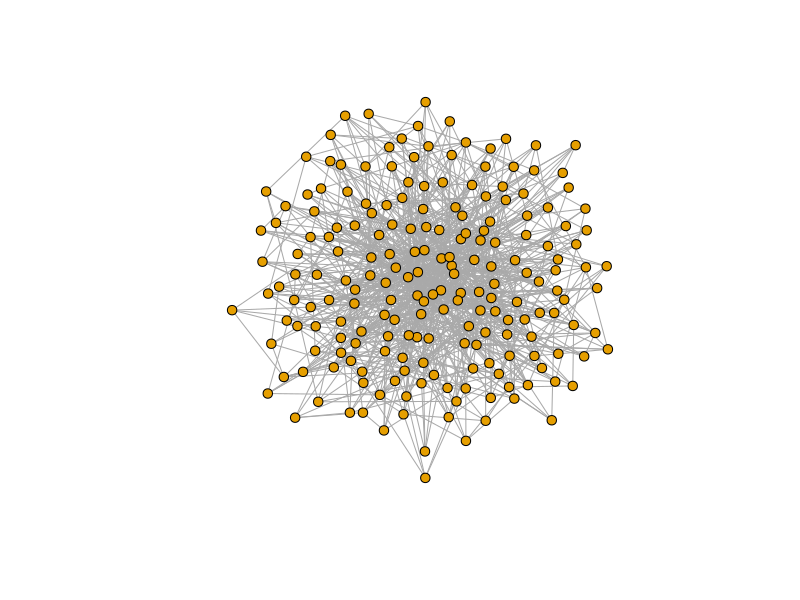
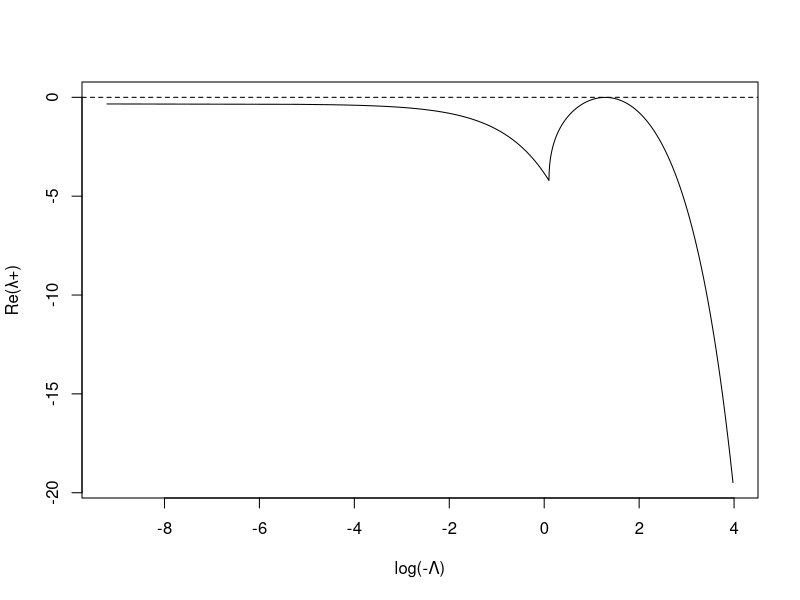
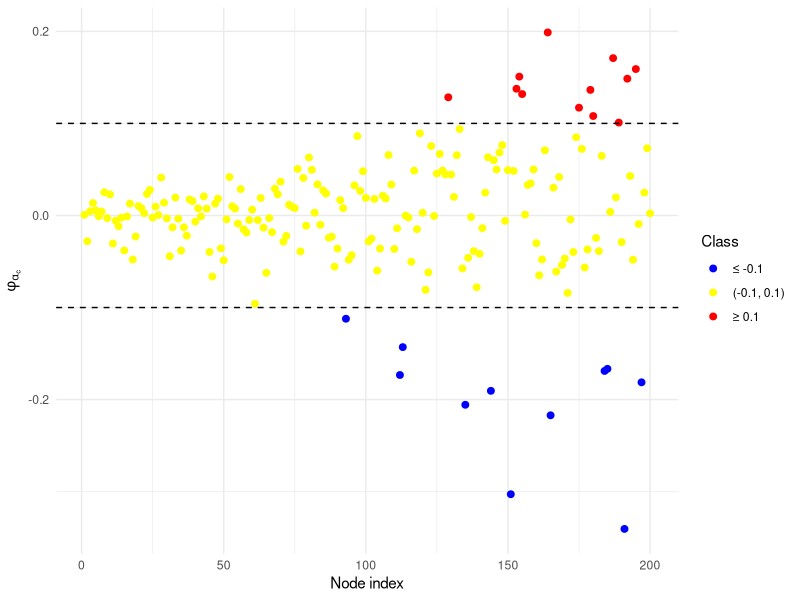
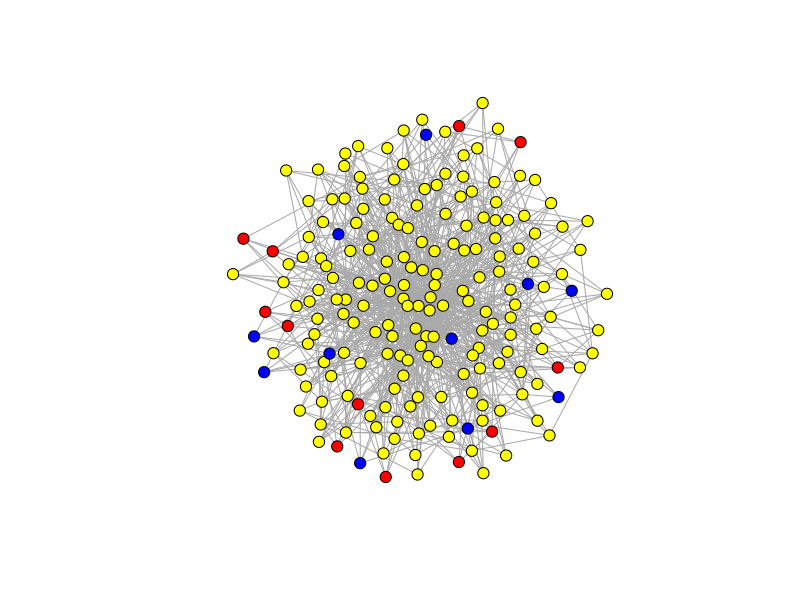
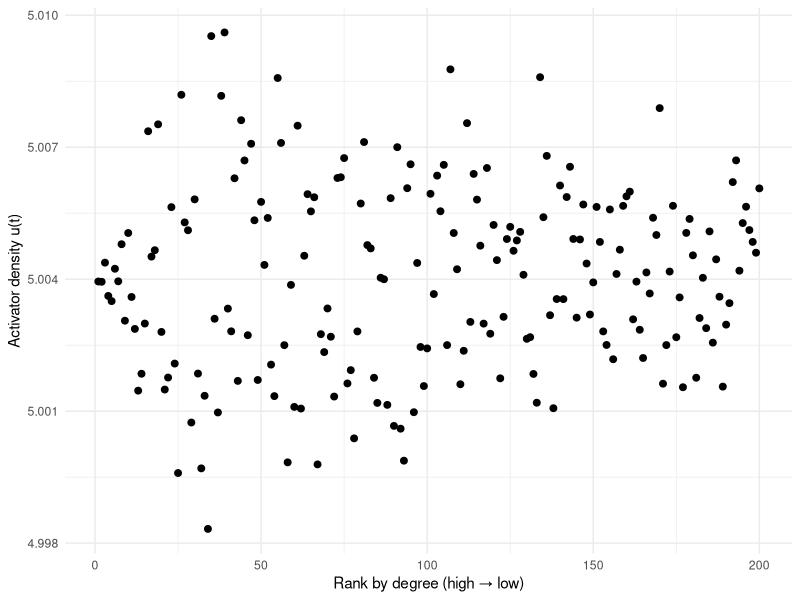
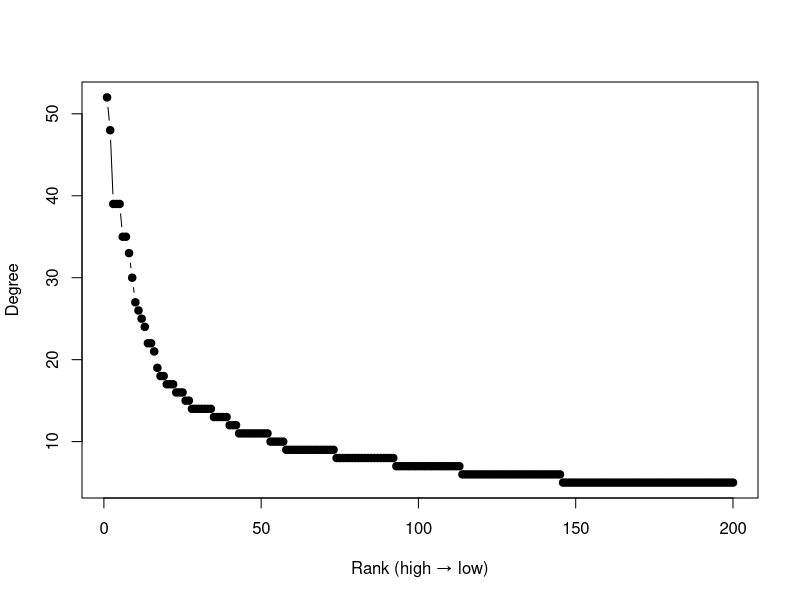

Recreate these plots in R, in order.
suppressPackageStartupMessages({
  library(igraph)
  library(Matrix)
  library(dplyr)
  library(tidyr)
  library(ggplot2)
  library(scales)
})

set.seed(8)

# --- Output dir ---------------------------------------------------------------
out_dir <- "figs"
dir.create(out_dir, showWarnings = FALSE, recursive = TRUE)

# --- Graph --------------------------------------------------------------------
N <- 200
m <- 5
g <- sample_pa(n = N, m = m, directed = FALSE)

A <- as.matrix(as_adjacency_matrix(g, sparse = FALSE))
D <- diag(degree(g))
L <- A - D

# Plot: raw network
png(file.path(out_dir, "01_network_raw.png"), width = 1600, height = 1200, res = 150)
plot(g, vertex.size = 5, vertex.label = NA, edge.arrow.size = 0)
dev.off()

# --- Eigen decomposition -------------------------------------------------------
ev <- eigen(L, symmetric = TRUE)
Lambda_vals <- ev$values       # Laplacian eigenvalues (≤ 0 for this convention)
Phi_vals    <- ev$vectors

# --- Growth-rate (λ+) function & params ---------------------------------------
lambda_plus <- function(Lambda, fu, gv, fv, gu, sigma, eps,
                        complex_ok = TRUE, tol = 1e-12) {
  A    <- fu + gv + (1 + sigma) * eps * Lambda
  disc <- 4 * fv * gu + (fu - gv + (1 - sigma) * eps * Lambda)^2
  B <- if (complex_ok) sqrt(as.complex(disc)) else sqrt(pmax(disc, 0))
  0.5 * (A + B)
}

fu <- 3.33; fv <- -5; gu <- 10; gv <- -4

sigma_c <- function(fu, gv, fv, gu) {
  disc <- fv * gu * (fv * gu - fu * gv)
  (fu * gv - 2 * fv * gu + 2 * sqrt(disc)) / (fu^2)
}
sigma_c_val <- sigma_c(fu, gv, fv, gu)
cat(sprintf("sigma_c = %.6f\n", Re(sigma_c_val)))

# Modes at (sigma, eps) used for curve (from your notebook cell)
sigma_curve <- 15.5
eps_curve   <- 0.425

# Dispersion curve over Λ
Lambda_seq <- seq(min(Lambda_vals), -1e-4, length.out = 10000)
y_curve <- Re(lambda_plus(Lambda_seq, fu, gv, fv, gu, sigma_curve, eps_curve))

png(file.path(out_dir, "02_dispersion_curve.png"), width = 1600, height = 1200, res = 150)
plot(log(-Lambda_seq), y_curve, type = "l",
     xlab = "log(-Λ)", ylab = "Re(λ+)")
abline(h = 0, lty = 2)
dev.off()

# Index of eigenmode with max growth (for the curve parameters)
ac_idx <- which.max(Re(lambda_plus(Lambda_vals, fu, gv, fv, gu,
                                   sigma = sigma_curve, eps = eps_curve)))
cat(sprintf("Critical mode index (arg max growth for curve params): %d\n", ac_idx))

# --- Color by eigenvector (thresholded) ---------------------------------------
color_by_phi <- function(phi_ac, t = 0.1) {
  ifelse(phi_ac >= t, "red",
         ifelse(phi_ac <= -t, "blue", "yellow"))
}

thr <- 0.1
phi <- Phi_vals[, ac_idx]   # use the critical mode index found above

cls <- cut(phi, breaks = c(-Inf, -thr, thr, Inf),
           labels = c("≤ -0.1", "(-0.1, 0.1)", "≥ 0.1"))

df_phi <- data.frame(node = seq_along(phi), phi = phi, cls = cls)

p_phi <- ggplot(df_phi, aes(node, phi, color = cls)) +
  geom_point(size = 2) +
  geom_hline(yintercept = c(-thr, thr), linetype = "dashed") +
  scale_color_manual(values = c("≤ -0.1" = "blue",
                                "(-0.1, 0.1)" = "yellow",
                                "≥ 0.1" = "red"),
                     na.value = "grey80") +
  labs(x = "Node index", y = expression(phi[alpha[c]]),
       color = "Class") +
  theme_minimal()

ggsave(file.path(out_dir, "03_phi_scatter.png"), p_phi, width = 8, height = 5, dpi = 150)

# Plot: network colored by phi
V(g)$color <- color_by_phi(phi, t = thr)
png(file.path(out_dir, "04_network_colored_by_phi.png"), width = 1600, height = 1200, res = 150)
plot(g, vertex.color = V(g)$color, vertex.size = 6, vertex.label = NA, edge.arrow.size = 0)
dev.off()

# --- Mimura–Murray dynamics on the network -----------------------------------
a <- 35; b <- 16; c <- 9; d <- 2/5
f  <- function(u, v) ((a + b * u - u * u) / c - v) * u
gF <- function(u, v) (u - (1 + d * v)) * v

eps_sim   <- 0.12
sigma_sim <- 15.6

set.seed(8)
u <- rep(5, N)  + 1e-2 * runif(N)
v <- rep(10, N) + 1e-2 * runif(N)

steps <- 200
dt    <- 0.005
U <- matrix(NA_real_, nrow = steps + 1, ncol = N); U[1, ] <- u
V <- matrix(NA_real_, nrow = steps + 1, ncol = N); V[1, ] <- v

for (step in 1:steps) {
  du <- f(u, v) + eps_sim        * (L %*% u)
  dv <- gF(u, v) + sigma_sim*eps_sim * (L %*% v)
  u  <- u + dt * as.vector(du)
  v  <- v + dt * as.vector(dv)
  U[step + 1, ] <- u
  V[step + 1, ] <- v
}

# Rank by degree (high -> low) and plot u at final time
k   <- igraph::degree(g)
ord <- order(-k, seq_along(k))
t_idx <- nrow(U)

df_u <- data.frame(
  rank   = seq_along(ord),
  node   = ord,
  degree = k[ord],
  u      = U[t_idx, ord]
)

p_u <- ggplot(df_u, aes(rank, u)) +
  geom_point(size = 2) +
  labs(x = "Rank by degree (high → low)", y = "Activator density u(t)") +
  theme_minimal()

ggsave(file.path(out_dir, "05_u_vs_degree_rank.png"), p_u, width = 8, height = 5, dpi = 150)

# Degree vs rank (base plot)
png(file.path(out_dir, "06_degree_by_rank.png"), width = 1600, height = 1200, res = 150)
plot(seq_along(k), k[ord], type = "b", pch = 19,
     xlab = "Rank (high → low)", ylab = "Degree")
dev.off()

cat("Saved figures to ", normalizePath(out_dir), "\n", sep = "")
